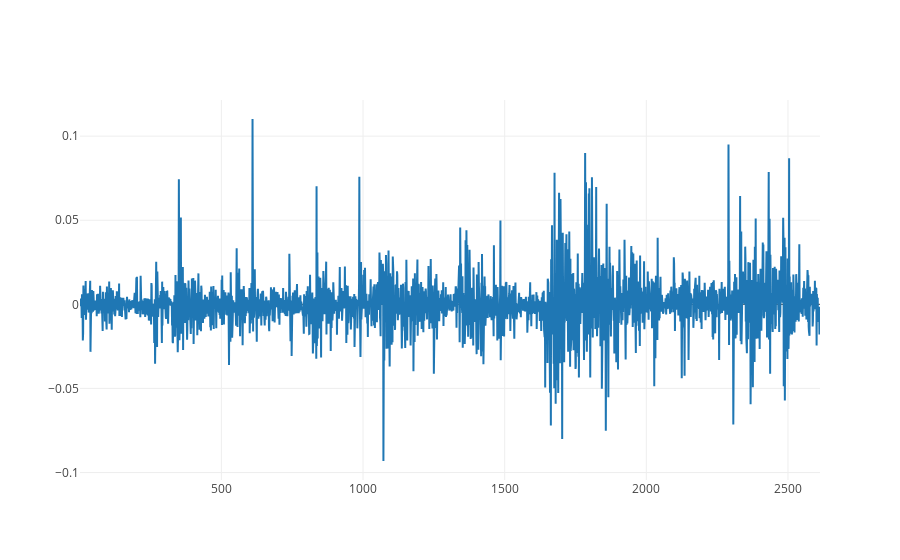

Notebook code for this chart:
### Code cell
# Detrend
diffPr = np.log(prices).diff().dropna()
logDiffLine = Scatter(
            x=diffPr.index,
            y=diffPr,
            name='log diff'
            )
iplot([logDiffLine], config={ "scrollZoom": True })

### Figure 1 — Plotly figure (JSON) as saved in the notebook; plotly's stock layout.template omitted (floating-point values rounded to 4 significant figures; data arrays with more than 128 entries replaced by an {"elided": "..."} marker saying what was removed)
{"data": [{"name": "log diff", "type": "scatter", "x": {"elided": "2613 int values"}, "y": {"elided": "2613 float values"}}], "layout": {}}
